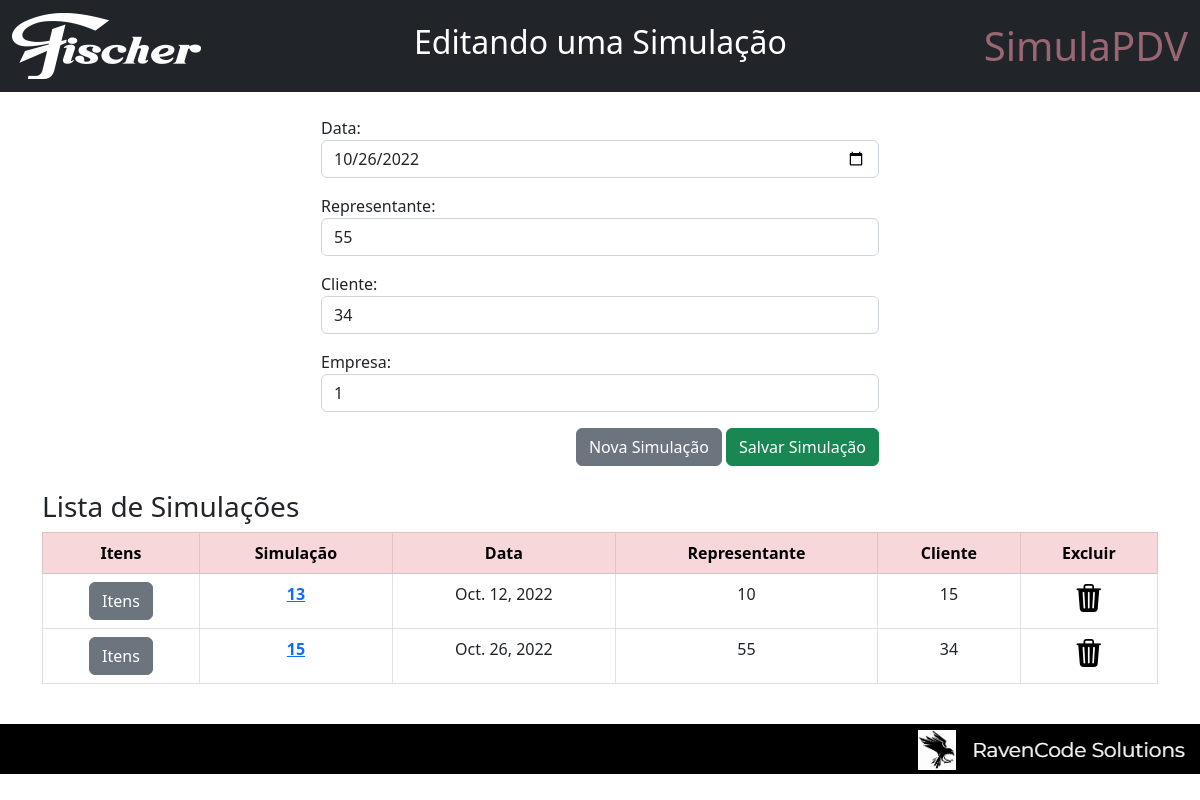
Page /edit_simulation/15 on the committed database.
### pdvSimulations/models.py (models this page shows)
class Simulacao(models.Model):
    dt_simulacao = models.DateField()
    cod_rep = models.IntegerField()
    cod_cliente = models.IntegerField()
    cod_empr = models.IntegerField(default=1)
    situacao = models.BooleanField(default=True)

### pdvSimulations/views.py (the view)
# urls.py: path('edit_simulation/<simulation_id>', views.edit_simulation, name='edit_simulation'),
def edit_simulation(request, simulation_id):
    if request.method == 'POST':
        simulacao = Simulacao.objects.get(pk=simulation_id)
        form = NovaSimulacao(request.POST or None, instance=simulacao)
        if form.is_valid():
            form.save()
    else:
        simulacao = Simulacao.objects.get(pk=simulation_id)
        form = NovaSimulacao(instance=simulacao)
    todas_simulacoes = Simulacao.objects.all
    return render(request, 'simulations.html',{'title':'Editando uma Simulação','simulacao':simulacao,'form': form,'todas_simulacoes':todas_simulacoes})

### pdvSimulations/forms.py
class NovaSimulacao(forms.ModelForm):
    class Meta:
        model = Simulacao
        fields = ('dt_simulacao','cod_rep','cod_cliente','cod_empr')#,'situacao')
        labels = {
            'dt_simulacao':'Data:',
            'cod_rep':'Representante:',
            'cod_cliente':'Cliente:',
            'cod_empr':'Empresa:'
        }
        widgets = {
            'dt_simulacao':forms.DateInput(attrs={'type':'date','class':'form-control'}),
            'cod_rep':forms.NumberInput(attrs={'class':'form-control'}),
            'cod_cliente':forms.NumberInput( attrs={'class':'form-control'}),
            'cod_empr':forms.NumberInput(attrs={'class':'form-control'})
        }

### pdvSimulations/templates/simulations.html (shortened to what this page needs)
{% extends 'base.html' %}
{% block title %} {{title}} {% endblock %}
{% block content %}
    <div class="col-md-6 offset-md-3">
        <form method="POST">
            {{ form.as_p }}
            <div class="text-end">
                <button onclick="location.href='{% url 'simulations' %}'" type="button" class="btn btn-secondary">Nova Simulação</button>
                <input type="submit" value="Salvar Simulação" class="btn btn-success">
            </div>
        </form>
    </div>
    <br>
    {% if todas_simulacoes %}
    <h3>Lista de Simulações</h3>
    <table class="table table-bordered">
        <thead>
            <tr class="table-danger text-center">
                <th>Itens</th>
                <th>Simulação</th>
                <th>Data</th>
                <th>Representante</th>
                <th>Cliente</th>
                <th>Excluir</th>
            </tr>
        </thead>
        {% for simulacao in todas_simulacoes %}
            <tbody class="text-center">
                <tr>
                    <td>
                        <button onclick="location.href='{% url 'simulation_items' simulacao.id %}'" type="button" class="btn btn-secondary">Itens</button>
                    </td>
                    <th scope="row"><a href="{% url 'edit_simulation' simulacao.id %}">{{ simulacao.id }}</a></th>
                    <td>{{ simulacao.dt_simulacao }}</td>
                    <td>{{ simulacao.cod_rep }}</td>
                    <td>{{ simulacao.cod_cliente }}</td>
                    <td><a onclick="return confirm('Confirma a Exclusão da Simulação?')" href="{% url 'delete_simulation' simulacao.id %}"><i style="color: black;" class="bi bi-trash3-fill h3"></i></a></td>
                </tr>
            </tbody>
        {% endfor %}
        </table>
    {% endif %}
{% endblock %}

### rows in the picture
Simulacao: dt_simulacao "10/26/2022", cod_rep "55", cod_cliente "34", cod_empr "1", id "15", dt_simulacao "Oct. 26, 2022"
Simulacao: id "13", dt_simulacao "Oct. 12, 2022", cod_rep "10", cod_cliente "15"

### other values in the picture
{{ title }} "Editando uma Simulação"
